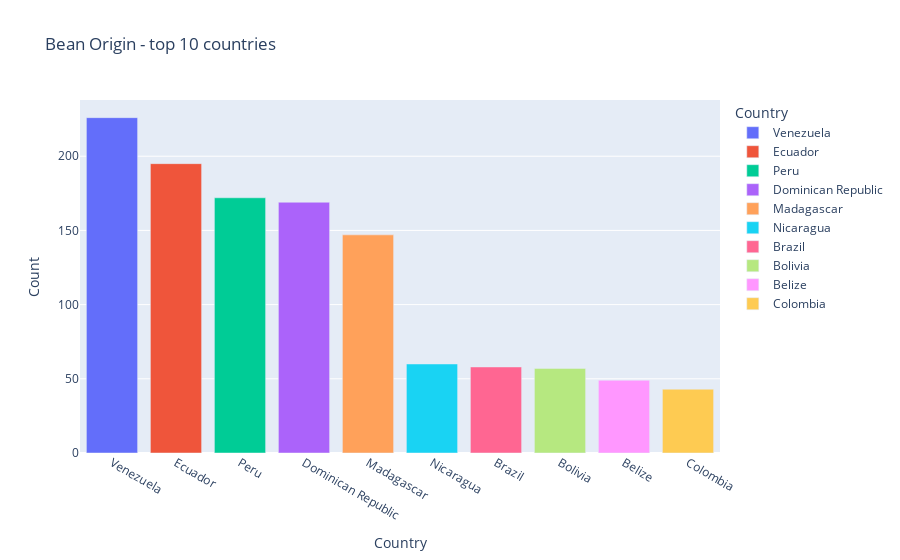

The notebook cell saved with this chart:
### Code cell
#Bar plot: bean origin - top 10 countries

fig = px.bar(top_beans.sort_values(by='Count', ascending=False ), x = 'Country', y = 'Count',
             color= 'Country', title="Bean Origin - top 10 countries")



fig.show()

### Figure 1 — Plotly figure (JSON) as saved in the notebook; plotly's stock layout.template omitted (floating-point values rounded to 4 significant figures)
{"data": [{"alignmentgroup": "True", "hovertemplate": "Country=%{x}<br>Count=%{y}<extra></extra>", "legendgroup": "Venezuela", "marker": {"color": "#636efa"}, "name": "Venezuela", "offsetgroup": "Venezuela", "orientation": "v", "showlegend": true, "textposition": "auto", "type": "bar", "x": ["Venezuela"], "xaxis": "x", "y": [226], "yaxis": "y"}, {"alignmentgroup": "True", "hovertemplate": "Country=%{x}<br>Count=%{y}<extra></extra>", "legendgroup": "Ecuador", "marker": {"color": "#EF553B"}, "name": "Ecuador", "offsetgroup": "Ecuador", "orientation": "v", "showlegend": true, "textposition": "auto", "type": "bar", "x": ["Ecuador"], "xaxis": "x", "y": [195], "yaxis": "y"}, {"alignmentgroup": "True", "hovertemplate": "Country=%{x}<br>Count=%{y}<extra></extra>", "legendgroup": "Peru", "marker": {"color": "#00cc96"}, "name": "Peru", "offsetgroup": "Peru", "orientation": "v", "showlegend": true, "textposition": "auto", "type": "bar", "x": ["Peru"], "xaxis": "x", "y": [172], "yaxis": "y"}, {"alignmentgroup": "True", "hovertemplate": "Country=%{x}<br>Count=%{y}<extra></extra>", "legendgroup": "Dominican Republic", "marker": {"color": "#ab63fa"}, "name": "Dominican Republic", "offsetgroup": "Dominican Republic", "orientation": "v", "showlegend": true, "textposition": "auto", "type": "bar", "x": ["Dominican Republic"], "xaxis": "x", "y": [169], "yaxis": "y"}, {"alignmentgroup": "True", "hovertemplate": "Country=%{x}<br>Count=%{y}<extra></extra>", "legendgroup": "Madagascar", "marker": {"color": "#FFA15A"}, "name": "Madagascar", "offsetgroup": "Madagascar", "orientation": "v", "showlegend": true, "textposition": "auto", "type": "bar", "x": ["Madagascar"], "xaxis": "x", "y": [147], "yaxis": "y"}, {"alignmentgroup": "True", "hovertemplate": "Country=%{x}<br>Count=%{y}<extra></extra>", "legendgroup": "Nicaragua", "marker": {"color": "#19d3f3"}, "name": "Nicaragua", "offsetgroup": "Nicaragua", "orientation": "v", "showlegend": true, "textposition": "auto", "type": "bar", "x": ["Nicaragua"], "xaxis": "x", "y": [60], "yaxis": "y"}, {"alignmentgroup": "True", "hovertemplate": "Country=%{x}<br>Count=%{y}<extra></extra>", "legendgroup": "Brazil", "marker": {"color": "#FF6692"}, "name": "Brazil", "offsetgroup": "Brazil", "orientation": "v", "showlegend": true, "textposition": "auto", "type": "bar", "x": ["Brazil"], "xaxis": "x", "y": [58], "yaxis": "y"}, {"alignmentgroup": "True", "hovertemplate": "Country=%{x}<br>Count=%{y}<extra></extra>", "legendgroup": "Bolivia", "marker": {"color": "#B6E880"}, "name": "Bolivia", "offsetgroup": "Bolivia", "orientation": "v", "showlegend": true, "textposition": "auto", "type": "bar", "x": ["Bolivia"], "xaxis": "x", "y": [57], "yaxis": "y"}, {"alignmentgroup": "True", "hovertemplate": "Country=%{x}<br>Count=%{y}<extra></extra>", "legendgroup": "Belize", "marker": {"color": "#FF97FF"}, "name": "Belize", "offsetgroup": "Belize", "orientation": "v", "showlegend": true, "textposition": "auto", "type": "bar", "x": ["Belize"], "xaxis": "x", "y": [49], "yaxis": "y"}, {"alignmentgroup": "True", "hovertemplate": "Country=%{x}<br>Count=%{y}<extra></extra>", "legendgroup": "Colombia", "marker": {"color": "#FECB52"}, "name": "Colombia", "offsetgroup": "Colombia", "orientation": "v", "showlegend": true, "textposition": "auto", "type": "bar", "x": ["Colombia"], "xaxis": "x", "y": [43], "yaxis": "y"}], "layout": {"barmode": "relative", "legend": {"title": {"text": "Country"}, "tracegroupgap": 0}, "title": {"text": "Bean Origin - top 10 countries"}, "xaxis": {"anchor": "y", "categoryarray": ["Venezuela", "Ecuador", "Peru", "Dominican Republic", "Madagascar", "Nicaragua", "Brazil", "Bolivia", "Belize", "Colombia"], "categoryorder": "array", "domain": [0, 1], "title": {"text": "Country"}}, "yaxis": {"anchor": "x", "domain": [0, 1], "title": {"text": "Count"}}}}
